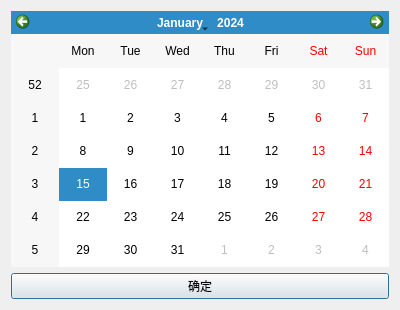
<?xml version="1.0" encoding="UTF-8"?>
<ui version="4.0">
 <class>CalendarDialog</class>
 <widget class="QDialog" name="CalendarDialog">
  <property name="geometry">
   <rect>
    <x>0</x>
    <y>0</y>
    <width>400</width>
    <height>310</height>
   </rect>
  </property>
  <property name="windowTitle">
   <string>Dialog</string>
  </property>
  <layout class="QVBoxLayout" name="verticalLayout">
   <item>
    <widget class="QCalendarWidget" name="calendarWidget"/>
   </item>
   <item>
    <widget class="QPushButton" name="conformBtn">
     <property name="text">
      <string>确定</string>
     </property>
    </widget>
   </item>
  </layout>
 </widget>
 <resources/>
 <connections/>
</ui>
